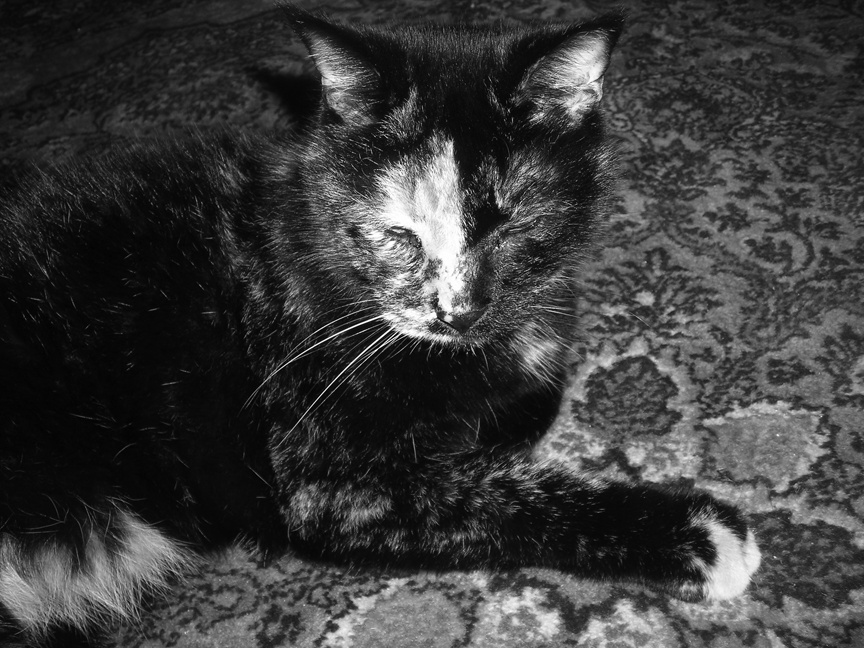
#> input picture bwCat.tif, 864 x 648 px
$ jupyter execute --allow-errors ImageAnalysis_lab4.ipynb   (shell and % lines are left out)
#> lines starting #> are read from the running program, lines starting #| are printed output that depends on the picture
[cell 1]
import numpy as np
import matplotlib.pyplot as plt

# uncomment below if you want bigger resolution images
#plt.rcParams['figure.dpi'] = 200

## Image Analysis Basics
In this notebook, we will learn how to do basic image operations such as thresholding, segmentation and smoothing/denoising of images with basic python functionalities. Here are some of the specific learning objectives:

1. Loading and plotting images and datasets with python commands
2. Array operations with images such as thresholding (usually the first step in most imaging analysis workflow)
3. Basic theory behind convolution and use it to create filters. We will use these to:
    * Explore the effects of various kinds of local averaging on an image;
    * Use specialized filters to emphasize specific features in an image.
4. Use statistical tools to do a basic image classification problem (an example of classical Machine Learning)

# Section 1. Image and data files
The data files you will need for this notebook can be found on the catcourses module page for Day 4.  Please copy the contents of that folder into your working directory i.e. where this notebook is hosted. First let's look at the contents of "bwCat.tif". These files were originally downloaded from http://physicalmodelingwithpython.blogspot.com/p/data-sets.html from the datasets 16 and 17, which also includes the README files.

[cell 2]
# read in the image file. This is usually in formats such as tif, jpg, png,.....
photo = plt.imread('bwCat.tif')
#> photo is the input picture: shape (648, 864); min 0, max 255, mean 59.2

Do the following to check the attributes of the variable called "photo"

1.Output it explicitly and see that it is an array of numbers.

2.Find the shape of the array using photo.shape (that corresponds to the number of pixels)

3.Check the type of the array using photo.dtype

4.recap how to take a slice of the array, say the top left square of ten elements

[cell 3]
# execute plt.imshow(photo) to actually see the cat!
#plt.imshow(photo)

Let us switch to gray scale because that's what the simple image analysis tools are applicable to.

[cell 4]
#plt.set_cmap('gray') # Use grayscale for black and white image.
#plt.axis('off') # Get rid of axes and tick marks.
#fig = plt.gcf() # Get current figure object.
#fig.set_facecolor('white') # Set border color to b
#plt.imshow(photo)

Create a binary image called "new_cat" by choosing lighter pixels to be ones and darker pixels to be zero.  This is a common strategy to do thresholding on an image, i.e. isolate the darker and lighter parts of an image, which in turn can be a strategy to segmenting of an image, i.e. to separate it into discrete objects, such as background and foreground.

[cell 5]
#convert to binary
#new_cat = (photo > photo.mean())
#new_cat

#> (a cell that did not finish here is left out)

## Section 2: Image Convolution
If you've ever played with photographic software such as GIMP(or a commercial alternative like Photoshop), you've probably used *convolutions* to smooth or sharpen, images but perhaps you didn't know it.
The mathematical definition of convolving two functions (originally comes from probability theory and gives the probability distribution of the sum of two random variables each with its own probability distribution)
$$ (f*g)(n) = \Sigma_l f(l) g(n-l) $$
where the value of the indices, l and n-l, in the summation, range over all possible values where the functions are define.
So for example f is a 1D array of size L, and g is a 1D array of size N, the index of the array (f*g) can range to nmax, such that $nmax-L = N-1$, or in other words, the size of the convolved array is $N+L-1$.
In the image analysis context, we convolve the image array I with a filter array F in the following way:
$$ C_{i,j} = \Sigma_l F_{k,l} I_{i-k, j-l}$$

A visual illustration of this is offered by the following:

which shows intuitively what multiplying by F does. It averages every element of I with those of its neighbors with weights specified by F.

Two important identities follow:
1. The trivial transformation, for which F is a 1by1 matrix with
a single entry equal to 1, is identity i.e. it gives back the original image.
2. Suppose that the size of F is $m \times n$, and that of I is $M \times N$, the size of C is $(M + m - 1) \times (N + n - 1)$.

[cell 7]
import scipy.ndimage as sim  # SciPy image library has built-in convolution functions

#> (a cell that did not finish here is left out)

In this notebook, you will explore a few types of filters and convolutions. As you proceed through the exercises,
you will see a photograph transformed by each operation. To get an idea of what is happening on a
pixel-by-pixel level, you can apply the same convolution to a single dot. (This is the impulse response
of the filter.) This will allow you to see the shape of the filter and better understand what you are
doing to the photograph. Try the impulse-response below.
Use the subplots function to plot the impulse and the response side-by-side.

[cell 9]
impulse = np.zeros( (51, 51) )
impulse[25, 25] = 1.0
my_filter = np.ones( (3, 3) ) / 9
response = sim.convolve(impulse, my_filter)

[cell 10]
plt.figure()
plt.subplot(121)
plt.imshow(impulse)
plt.subplot(122)
plt.imshow(response)
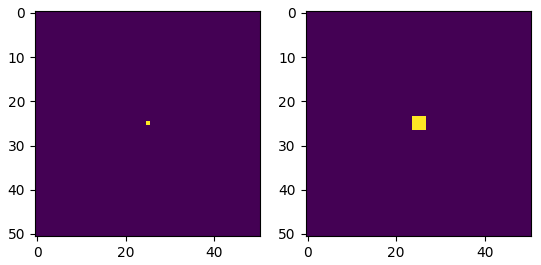
#> figure drawn by matplotlib, 2 panels

### Gaussian filter

Now we will look at a slightly more complex filter, called a Gaussian filter. L

a.Load the provided file gauss_filter.csv into a NumPy array called gauss.

b. Use plt.imshow to compare the convolutions of a single dot with a Gaussian filter and the
square filter you used before.

#> (a cell that did not finish here is left out)

[cell 12]
# compare Gaussian and in-built square filters on single dot (impulse defined before)
plt.figure()
plt.subplot(121)
#> (the rest of this cell did not finish here and is left out)

### Section 2.1 Emphasizing features

In between "features" (real things of interest to us) and "noise" (random variations), experimental
images may contain things that are real, but not of interest to us. We may wish to deemphasize
such things, or we may wish to quantify some visual feature.
As an example, we look at how Zemel and coauthors sought to quantify the extent to which the
cell was polarized, at every point in the cell (https://www.nature.com/articles/nphys1613).
We work with the data set 17stressFibers,
README.txt and stressFibers.csv which should be in your working directory.  The image shows the long, slender stress fibers. We will now construct and apply a filter that
emphasizes long, slender objects that are oriented vertically.

[cell 13]
#np.loadtxt and plot the image
stressFibers = np.loadtxt('stressFibers.csv', delimiter = ',')

Now we make our custom made filter to emphasize elongated slender structures and test it out.

[cell 14]
# convolution.py [get code]
v = np.arange(-25, 26)
X, Y = np.meshgrid(v, v)
gauss_filter = np.exp(-0.5*(X**2/2 + Y**2/45))
laplace_filter = np.array( [[0, -1, 0], [-1, 4, -1], [0, -1, 0]])
combined_filter  = sim.convolve(gauss_filter, laplace_filter)
#%% Create a plus sign '+' to demonstrate effect of filter.
plus = np.zeros((51, 51))
plus[23:28, 25] = 1.0
plus[25, 23:28] = 1.0

plt.figure()
plt.imshow(plus)
plt.gray()

#%%	Apply filter to '+' and display resulting image.
#	Use vmin/vmax to emphasize features within a restricted range of intensity.
cplus = sim.convolve(plus, combined_filter)

plt.figure()
plt.imshow(cplus, vmin=0, vmax=0.5*cplus.max())
plt.gray()

plt.show()
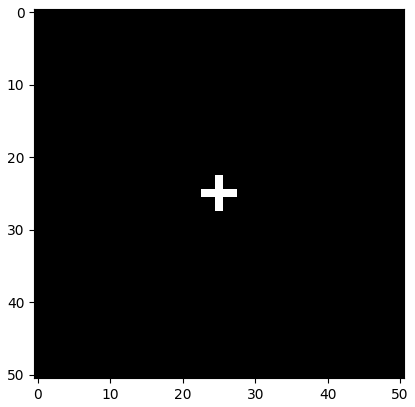
#> figure drawn by matplotlib, 1 panel
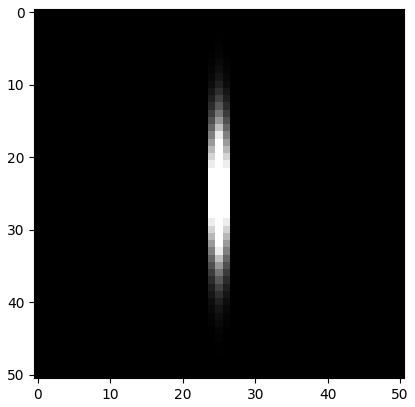
#> figure drawn by matplotlib, 1 panel

[cell 15]
#rescale array values to between 0 and 255
#stressFibers.shape
new = 255*(stressFibers - np.min(stressFibers))/np.max(stressFibers)
plt.imshow(new)
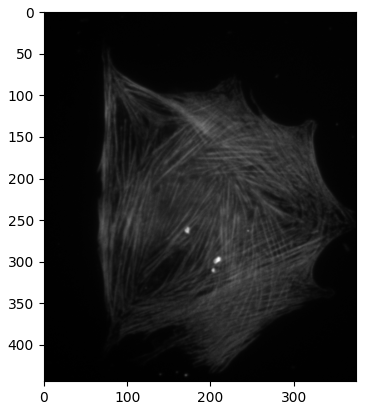
#> figure drawn by matplotlib, 1 panel

Now use sim.convolve to apply the filter to the fiber image, display your results, and comment.

[cell 16]
cnew = sim.convolve(new, combined_filter)
plt.imshow(cnew, vmin=0, vmax=0.5*cnew.max())
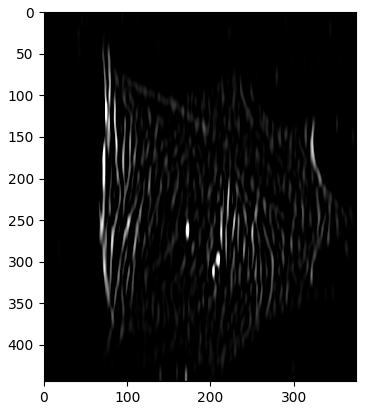
#> figure drawn by matplotlib, 1 panel

[cell 17]
#make horizontal filter

#apply to stressFibers and plot

[cell 18]
# make 45 degrees filter

## Section 3 Image classification using scikitlearn

[cell 19]
import sklearn

from IPython.display import Image, display
display(Image(filename= 'iris_setosa.jpg'))
print("Iris Setosa\n")

display(Image(filename='iris_versicolor.jpg'))
print("Iris Versicolor\n")

display(Image(filename='iris_virginica.jpg'))
print("Iris Virginica")

We will use the labeled iris dataset as an example. Each row corresponds to an individual flower (a *sample*), and the four columns contain four measured *features*: [sepal length (cm)', 'sepal width (cm)', 'petal length (cm)',
  'petal width (cm)']. The task will be to find the features that best help to classify the flowers into each of the three types.

[cell 20]
from sklearn.datasets import load_iris
iris = load_iris()

print(iris.data.shape)
print(iris.target.shape)

[cell 21]
# Choose any two features so that the data can be represented as a 2D plot
x_index = 0
y_index = 1

# this formatter will label the colorbar with the correct target names
formatter = plt.FuncFormatter(lambda i, *args: iris.target_names[int(i)])

plt.scatter(iris.data[:, x_index], iris.data[:, y_index],
            c=iris.target, cmap=plt.cm.get_cmap('RdYlBu', 3))
plt.colorbar(ticks=[0, 1, 2], format=formatter)
plt.clim(-0.5, 2.5)
plt.xlabel(iris.feature_names[x_index])
plt.ylabel(iris.feature_names[y_index])
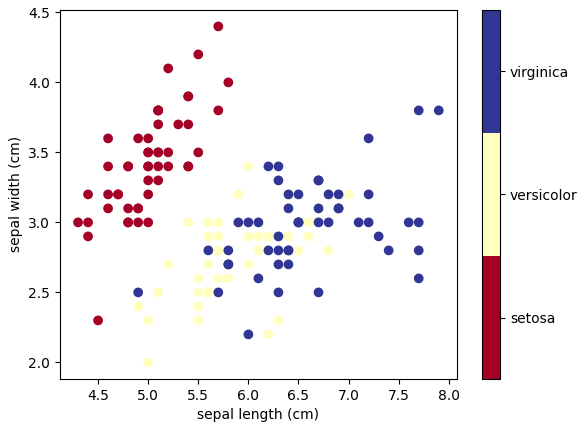
#> figure drawn by matplotlib, 2 panels

### Quick Exercise:

In the cells below,
**Change** `x_index` **and** `y_index` in the above script
and find a combination of two parameters
which maximally separate the three classes. Try two cases.

This exercise is a preview of **dimensionality reduction**, which we'll see soon.

[cell 22]
# find a pair of features that seem to separate the three flower species when p
# Choose any two features so that the data can be represented as a 2D plot

### Dimensionality Reduction: PCA

Principle Component Analysis (PCA) is a dimension reduction technique that can find the combinations of variables that explain the most variance.

Consider the iris dataset. It cannot be visualized in a single 2D plot, as it has 4 features. We are going to extract 2 combinations of sepal and petal dimensions to visualize it:

[cell 23]
X, y = iris.data, iris.target

from sklearn.decomposition import PCA
pca = PCA(n_components=0.95)
#pca = PCA(n_components=None)
#pca = PCA(n_components=2)
pca.fit(X)
X_reduced = pca.transform(X)
print("Reduced dataset shape:", X_reduced.shape)

#> (a cell that did not finish here is left out)

[cell 25]
plt.scatter(X_reduced[:, 0], X_reduced[:, 1], c=y,
           cmap='RdYlBu')

print("Meaning of the 2 components:")
for component in pca.components_:
    print(" + ".join("%.3f x %s" % (value, name)
                     for value, name in zip(component,
                                            iris.feature_names)))
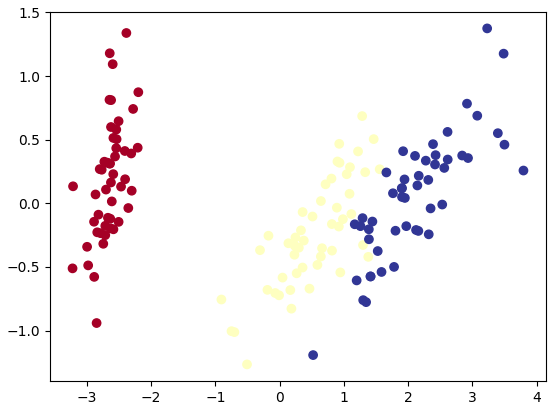
#> figure drawn by matplotlib, 1 panel
